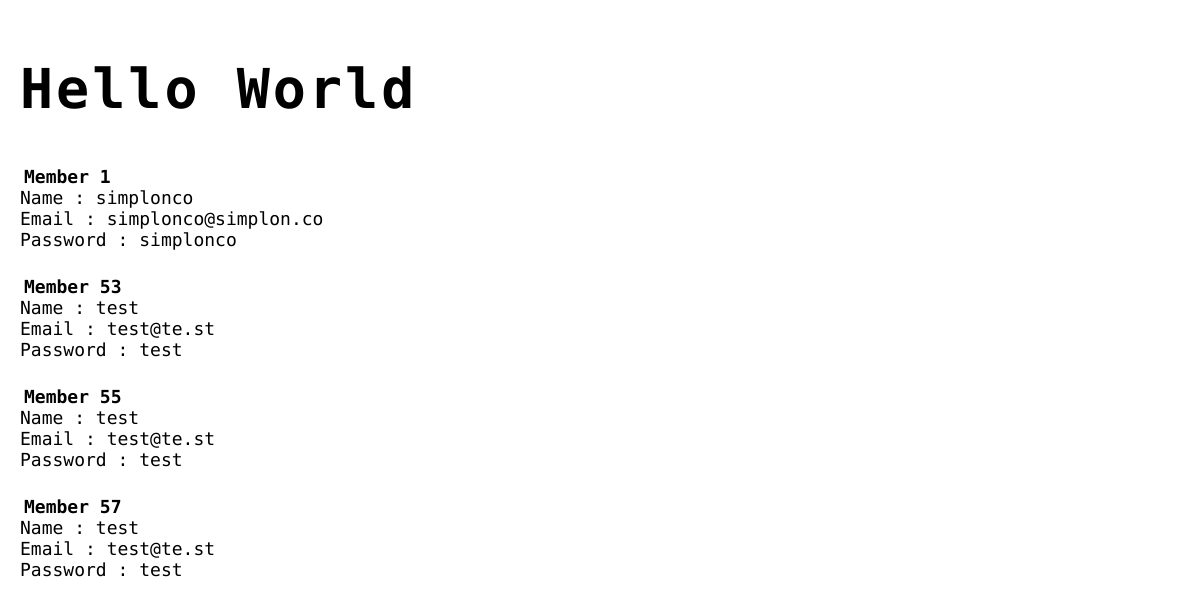
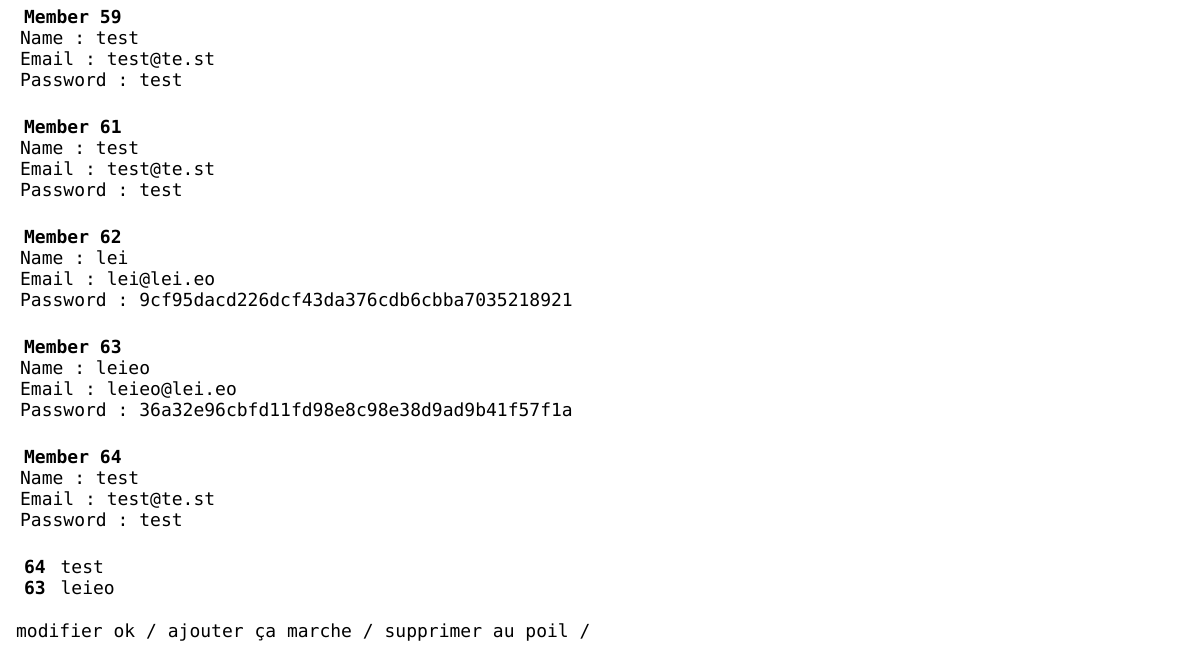
Before: /crud.php with the older database file (2 pictures, top to bottom).
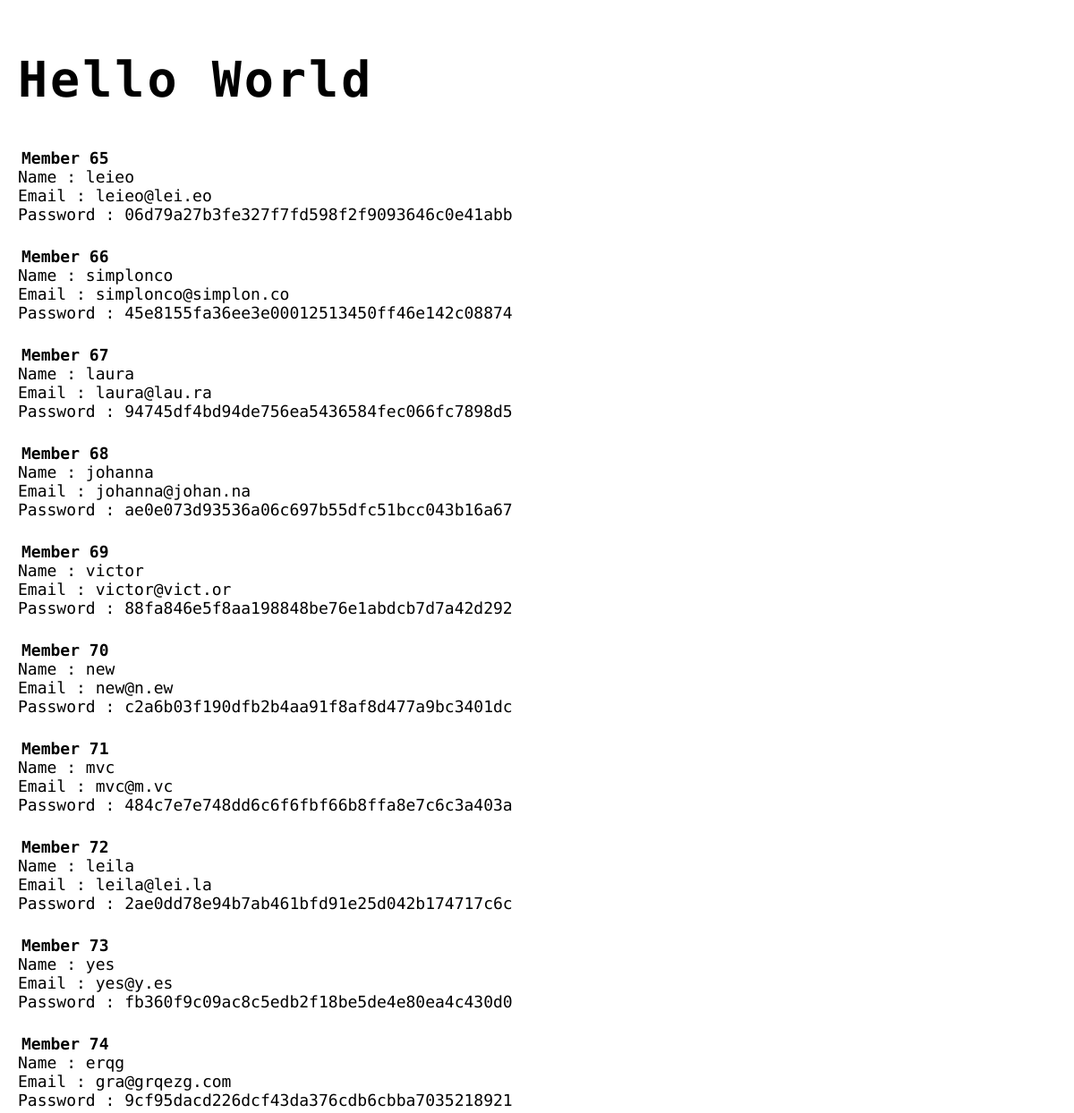
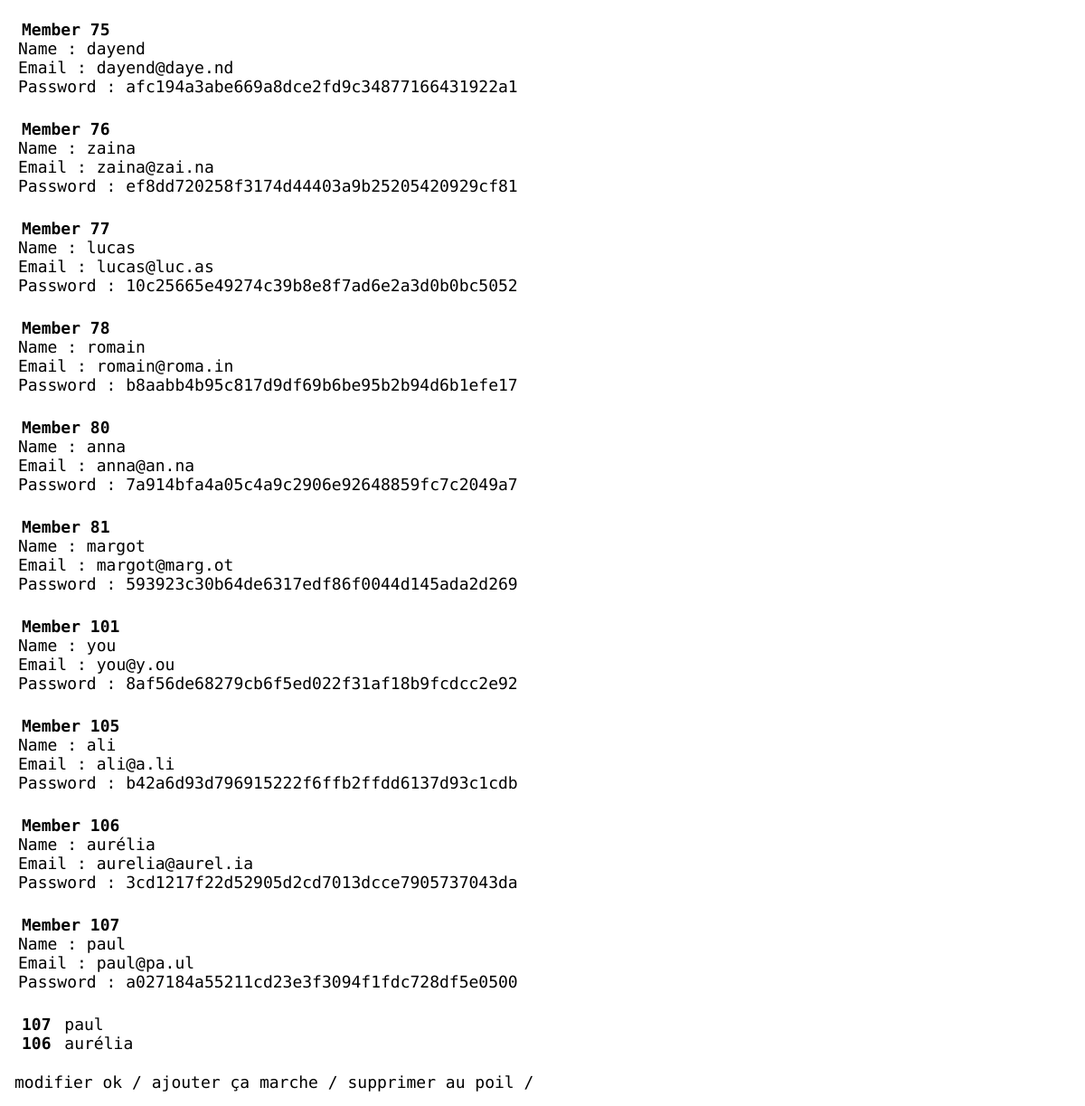
After: the same page with the newer database file (2 pictures, top to bottom).
### tables this page shows
CREATE TABLE `user` (
  `id` int(11) NOT NULL,
  `name` varchar(255) NOT NULL,
  `email` varchar(255) NOT NULL,
  `password` text NOT NULL,
  `created_at` timestamp NOT NULL DEFAULT CURRENT_TIMESTAMP
);

### crud.php (the view, shortened to what this page needs)
<?php
try {
    $database = new PDO('mysql:host=localhost;dbname=mindmap; charset=utf8', 'root', 'simplonco');
}
catch(Exception $e) {
        die('Erreur : '.$e->getMessage());
}
?>
<!DOCTYPE html>
<html>
<head>
	<link rel="stylesheet" type="text/css" href="style.css">
</head>
<body>
	<h1><?php echo 'Hello World' ?></h1>
	<?php
	$query = $database->query('SELECT * FROM user');
	while ($data = $query->fetch()) {
	?>
	<p>
		<strong>Member <?php echo $data['id']; ?> </strong><br>
		Name : <?php echo $data['name']; ?> <br>
		Email : <?php echo $data['email']; ?> <br>
		Password : <?php echo $data['password']; ?>
	</p>
	<?php
	}
	$browse = $database->query('SELECT id, name FROM user ORDER BY id DESC LIMIT 0, 2');
	?>
	<p>
		<?php
			while ($username = $browse->fetch()) {
		?>
		<strong> <?php echo $username['id']; ?> </strong>
		<?php echo $username['name']; ?> <br>
		<?php
			}
		?>
	</p>
	<?php
	try {
		echo 'modifier ok / ';
	} catch(Exception $e) {
	        die('Erreur : '.$e->getMessage());
	}
	?>
	<?php
	try {
		echo 'ajouter ça marche / ';
	}
	catch(Exception $e)
	{
	        die('Erreur : '.$e->getMessage());
	}
	?>
	<?php
	try {
			echo 'supprimer au poil / ';
	} catch(Exception $e) {
	        die('Erreur : '.$e->getMessage());
	}
	?>
</body>
</html>

### style.css (style rules this page uses)
* { padding: 4px; }
body { font-family: 'Cutive Mono', monospace; font-size: 18px; }
h1 { font-size: 55px; letter-spacing: 3px; }

Changed rows visible on the page:
removed user: id "1", name "simplonco", email "simplonco@simplon.co", password "simplonco", shown under "Hello World"
removed user: id "53", name "test", email "test@te.st", password "test", shown under "Hello World"
removed user: id "55", name "test", email "test@te.st", password "test", shown under "Hello World"
removed user: id "57", name "test", email "test@te.st", password "test", shown under "Hello World"
removed user: id "59", name "test", email "test@te.st", password "test", shown under "Hello World"
removed user: id "61", name "test", email "test@te.st", password "test", shown under "Hello World"
removed user: id "62", name "lei", email "lei@lei.eo", password "9cf95dacd226dcf43da376cdb6cbba7035218921", shown under "Hello World"
removed user: id "63", name "leieo", email "leieo@lei.eo", password "36a32e96cbfd11fd98e8c98e38d9ad9b41f57f1a"
removed user: id "64", name "test", email "test@te.st", password "test"
added user: id "65", name "leieo", email "leieo@lei.eo", password "06d79a27b3fe327f7fd598f2f9093646c0e41abb", shown under "Hello World"
added user: id "66", name "simplonco", email "simplonco@simplon.co", password "45e8155fa36ee3e00012513450ff46e142c08874", shown under "Hello World"
added user: id "67", name "laura", email "laura@lau.ra", password "94745df4bd94de756ea5436584fec066fc7898d5", shown under "Hello World"
added user: id "68", name "johanna", email "johanna@johan.na", password "ae0e073d93536a06c697b55dfc51bcc043b16a67", shown under "Hello World"
added user: id "69", name "victor", email "victor@vict.or", password "88fa846e5f8aa198848be76e1abdcb7d7a42d292", shown under "Hello World"
added user: id "70", name "new", email "new@n.ew", password "c2a6b03f190dfb2b4aa91f8af8d477a9bc3401dc", shown under "Hello World"
added user: id "71", name "mvc", email "mvc@m.vc", password "484c7e7e748dd6c6f6fbf66b8ffa8e7c6c3a403a", shown under "Hello World"
added user: id "72", name "leila", email "leila@lei.la", password "2ae0dd78e94b7ab461bfd91e25d042b174717c6c", shown under "Hello World"
added user: id "73", name "yes", email "yes@y.es", password "fb360f9c09ac8c5edb2f18be5de4e80ea4c430d0", shown under "Hello World"
added user: id "74", name "erqg", email "gra@grqezg.com", password "9cf95dacd226dcf43da376cdb6cbba7035218921", shown under "Hello World"
added user: id "75", name "dayend", email "dayend@daye.nd", password "afc194a3abe669a8dce2fd9c34877166431922a1", shown under "Hello World"
added user: id "76", name "zaina", email "zaina@zai.na", password "ef8dd720258f3174d44403a9b25205420929cf81", shown under "Hello World"
added user: id "77", name "lucas", email "lucas@luc.as", password "10c25665e49274c39b8e8f7ad6e2a3d0b0bc5052", shown under "Hello World"
added user: id "78", name "romain", email "romain@roma.in", password "b8aabb4b95c817d9df69b6be95b2b94d6b1efe17", shown under "Hello World"
added user: id "80", name "anna", email "anna@an.na", password "7a914bfa4a05c4a9c2906e92648859fc7c2049a7", shown under "Hello World"
added user: id "81", name "margot", email "margot@marg.ot", password "593923c30b64de6317edf86f0044d145ada2d269", shown under "Hello World"
added user: id "101", name "you", email "you@y.ou", password "8af56de68279cb6f5ed022f31af18b9fcdcc2e92", shown under "Hello World"
added user: id "105", name "ali", email "ali@a.li", password "b42a6d93d796915222f6ffb2ffdd6137d93c1cdb", shown under "Hello World"
added user: id "106", name "aurélia", email "aurelia@aurel.ia", password "3cd1217f22d52905d2cd7013dcce7905737043da"
added user: id "107", name "paul", email "paul@pa.ul", password "a027184a55211cd23e3f3094f1fdc728df5e0500"
